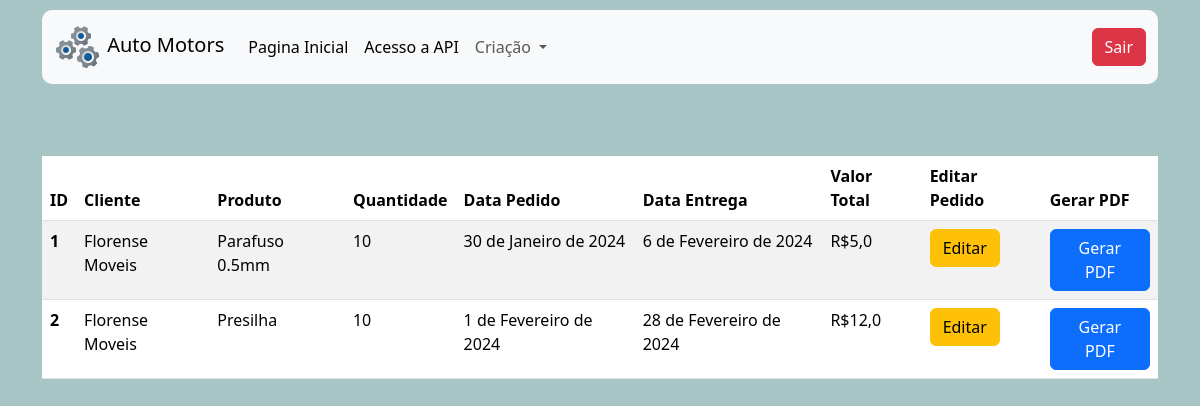
/automotors/home/ (signed in), run on an earlier commit of the app's database.
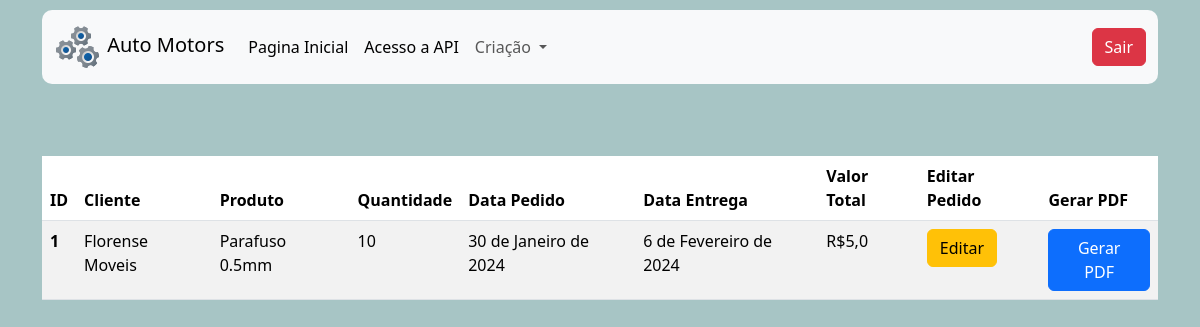
And on a later commit of the database.
### main/models.py (models this page shows, shortened)
class Pedidos(models.Model):
    cliente = models.ForeignKey(Clientes, on_delete=models.CASCADE)
    produtos = models.ManyToManyField(Produtos)
    quantidade = models.IntegerField(default=0)
    data_pedido = models.DateField()
    data_entrega = models.DateField()
    valor_total = models.FloatField()

class Clientes(models.Model):
    nome = models.CharField(max_length=200)
    endereco = models.CharField(max_length=500)
    telefone = models.IntegerField()
    email = models.EmailField()
    def __str__(self):
        return self.nome

class Produtos(models.Model):
    nome = models.CharField(max_length=200)
    preço = models.FloatField()
    descricao = models.TextField()
    estoque = models.IntegerField()
    def __str__(self):
        return self.nome

### main/views.py (the view)
# urls.py: 2. Add a URL to urlpatterns:  path('', views.home, name='home')
def home(request):
    if request.user.is_authenticated:
        if request.method == 'GET':
            pedidos = Pedidos.objects.all()
            return render(request, 'home.html', {'pedidos':pedidos})
    else:
        return redirect('/users/login/')

### main/templates/home.html
{% extends 'bases/base.html' %}
{% load static %}
{% block addcss %}
  <link rel="stylesheet" href="{% static 'main/css/home.css' %}">
{% endblock %}
{% block content %}
  <div class="container">
    {% include 'partials/header.html' %}
    <table class="table table-striped">
      <thead>
        <tr>
          <th scope="col">ID</th>
          <th scope="col">Cliente</th>
          <th scope="col">Produto</th>
          <th scope="col">Quantidade</th>
          <th scope="col">Data Pedido</th>
          <th scope="col">Data Entrega</th>
          <th scope="col">Valor Total</th>
          <th scope="col">Editar Pedido</th>
          <th scope="col">Gerar PDF</th>
        </tr>
      </thead>
      <tbody>
        {% for pedido in pedidos %}
          <tr>
            <th scope="row">{{pedido.id}}</th>
            <td>{{pedido.cliente}}</td>
            <td>{% for produt in pedido.produtos.all %}{{produt}}{% endfor %}</td>
            <td>{{pedido.quantidade}}</td>
            <td>{{pedido.data_pedido}}</td>
            <td>{{pedido.data_entrega}}</td>
            <td>R${{pedido.valor_total}}</td>
            <td><a href="{% url 'editar_pedido' pedido.id %}" class="btn btn-warning">Editar</a></td>
            <td><a href="{% url 'gerar_pdf' pedido.id %}" class="btn btn-primary">Gerar PDF</a></td>
          </tr>
        {% endfor %}
      </tbody>
    </table>
  </div>
{% endblock content %}

What changed in the data, as far as the page shows it:
removed Pedidos: id "2", cliente "Florense Moveis", quantidade "10", data_pedido "1 de Fevereiro de 2024", data_entrega "28 de Fevereiro de 2024", valor_total "12,0"
no longer on this page (row unchanged): Produtos: nome "Presilha", shown under "2"
